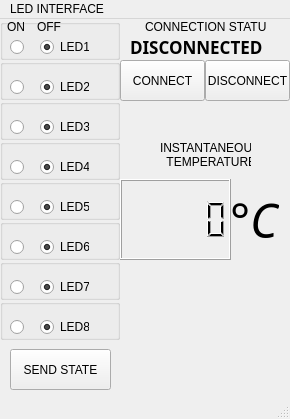
<?xml version="1.0" encoding="UTF-8"?>
<ui version="4.0">
 <class>MCU_PC_COMMUNICATION</class>
 <widget class="QMainWindow" name="MCU_PC_COMMUNICATION">
  <property name="enabled">
   <bool>true</bool>
  </property>
  <property name="geometry">
   <rect>
    <x>0</x>
    <y>0</y>
    <width>290</width>
    <height>419</height>
   </rect>
  </property>
  <property name="acceptDrops">
   <bool>true</bool>
  </property>
  <property name="windowTitle">
   <string>MainWindow</string>
  </property>
  <property name="toolButtonStyle">
   <enum>Qt::ToolButtonStyle::ToolButtonFollowStyle</enum>
  </property>
  <widget class="QWidget" name="centralwidget">
   <widget class="QGroupBox" name="LED1">
    <property name="geometry">
     <rect>
      <x>0</x>
      <y>0</y>
      <width>120</width>
      <height>41</height>
     </rect>
    </property>
    <property name="sizePolicy">
     <sizepolicy hsizetype="Expanding" vsizetype="Expanding">
      <horstretch>0</horstretch>
      <verstretch>0</verstretch>
     </sizepolicy>
    </property>
    <property name="title">
     <string/>
    </property>
    <widget class="QRadioButton" name="OFF_Button_1">
     <property name="geometry">
      <rect>
       <x>40</x>
       <y>20</y>
       <width>49</width>
       <height>16</height>
      </rect>
     </property>
     <property name="sizePolicy">
      <sizepolicy hsizetype="Expanding" vsizetype="Expanding">
       <horstretch>0</horstretch>
       <verstretch>0</verstretch>
      </sizepolicy>
     </property>
     <property name="layoutDirection">
      <enum>Qt::LayoutDirection::LeftToRight</enum>
     </property>
     <property name="text">
      <string>LED1</string>
     </property>
     <property name="checked">
      <bool>true</bool>
     </property>
    </widget>
    <widget class="QRadioButton" name="ON_Button_1">
     <property name="geometry">
      <rect>
       <x>10</x>
       <y>20</y>
       <width>16</width>
       <height>16</height>
      </rect>
     </property>
     <property name="sizePolicy">
      <sizepolicy hsizetype="Expanding" vsizetype="Expanding">
       <horstretch>0</horstretch>
       <verstretch>0</verstretch>
      </sizepolicy>
     </property>
     <property name="text">
      <string/>
     </property>
    </widget>
    <widget class="QLabel" name="label_OFF">
     <property name="geometry">
      <rect>
       <x>37</x>
       <y>0</y>
       <width>25</width>
       <height>16</height>
      </rect>
     </property>
     <property name="sizePolicy">
      <sizepolicy hsizetype="Expanding" vsizetype="Expanding">
       <horstretch>0</horstretch>
       <verstretch>0</verstretch>
      </sizepolicy>
     </property>
     <property name="text">
      <string>OFF</string>
     </property>
    </widget>
    <widget class="QLabel" name="label_ON">
     <property name="geometry">
      <rect>
       <x>7</x>
       <y>0</y>
       <width>20</width>
       <height>16</height>
      </rect>
     </property>
     <property name="sizePolicy">
      <sizepolicy hsizetype="Expanding" vsizetype="Expanding">
       <horstretch>0</horstretch>
       <verstretch>0</verstretch>
      </sizepolicy>
     </property>
     <property name="text">
      <string>ON</string>
     </property>
    </widget>
   </widget>
   <widget class="QGroupBox" name="LED2">
    <property name="geometry">
     <rect>
      <x>0</x>
      <y>40</y>
      <width>120</width>
      <height>41</height>
     </rect>
    </property>
    <property name="sizePolicy">
     <sizepolicy hsizetype="Expanding" vsizetype="Expanding">
      <horstretch>0</horstretch>
      <verstretch>0</verstretch>
     </sizepolicy>
    </property>
    <property name="title">
     <string/>
    </property>
    <widget class="QRadioButton" name="OFF_Button_2">
     <property name="geometry">
      <rect>
       <x>40</x>
       <y>20</y>
       <width>49</width>
       <height>16</height>
      </rect>
     </property>
     <property name="sizePolicy">
      <sizepolicy hsizetype="Expanding" vsizetype="Expanding">
       <horstretch>0</horstretch>
       <verstretch>0</verstretch>
      </sizepolicy>
     </property>
     <property name="layoutDirection">
      <enum>Qt::LayoutDirection::LeftToRight</enum>
     </property>
     <property name="text">
      <string>LED2</string>
     </property>
     <property name="checked">
      <bool>true</bool>
     </property>
    </widget>
    <widget class="QRadioButton" name="ON_Button_2">
     <property name="geometry">
      <rect>
       <x>10</x>
       <y>20</y>
       <width>16</width>
       <height>16</height>
      </rect>
     </property>
     <property name="sizePolicy">
      <sizepolicy hsizetype="Expanding" vsizetype="Expanding">
       <horstretch>0</horstretch>
       <verstretch>0</verstretch>
      </sizepolicy>
     </property>
     <property name="text">
      <string/>
     </property>
    </widget>
   </widget>
   <widget class="QGroupBox" name="LED3">
    <property name="geometry">
     <rect>
      <x>0</x>
      <y>80</y>
      <width>120</width>
      <height>41</height>
     </rect>
    </property>
    <property name="sizePolicy">
     <sizepolicy hsizetype="Expanding" vsizetype="Expanding">
      <horstretch>0</horstretch>
      <verstretch>0</verstretch>
     </sizepolicy>
    </property>
    <property name="title">
     <string/>
    </property>
    <widget class="QRadioButton" name="OFF_Button_3">
     <property name="geometry">
      <rect>
       <x>40</x>
       <y>20</y>
       <width>49</width>
       <height>16</height>
      </rect>
     </property>
     <property name="sizePolicy">
      <sizepolicy hsizetype="Expanding" vsizetype="Expanding">
       <horstretch>0</horstretch>
       <verstretch>0</verstretch>
      </sizepolicy>
     </property>
     <property name="layoutDirection">
      <enum>Qt::LayoutDirection::LeftToRight</enum>
     </property>
     <property name="text">
      <string>LED3</string>
     </property>
     <property name="checked">
      <bool>true</bool>
     </property>
    </widget>
    <widget class="QRadioButton" name="ON_Button_3">
     <property name="geometry">
      <rect>
       <x>10</x>
       <y>20</y>
       <width>16</width>
       <height>16</height>
      </rect>
     </property>
     <property name="sizePolicy">
      <sizepolicy hsizetype="Expanding" vsizetype="Expanding">
       <horstretch>0</horstretch>
       <verstretch>0</verstretch>
      </sizepolicy>
     </property>
     <property name="text">
      <string/>
     </property>
    </widget>
   </widget>
   <widget class="QGroupBox" name="LED4">
    <property name="geometry">
     <rect>
      <x>0</x>
      <y>120</y>
      <width>120</width>
      <height>41</height>
     </rect>
    </property>
    <property name="sizePolicy">
     <sizepolicy hsizetype="Expanding" vsizetype="Expanding">
      <horstretch>0</horstretch>
      <verstretch>0</verstretch>
     </sizepolicy>
    </property>
    <property name="title">
     <string/>
    </property>
    <widget class="QRadioButton" name="OFF_Button_4">
     <property name="geometry">
      <rect>
       <x>40</x>
       <y>20</y>
       <width>49</width>
       <height>16</height>
      </rect>
     </property>
     <property name="sizePolicy">
      <sizepolicy hsizetype="Expanding" vsizetype="Expanding">
       <horstretch>0</horstretch>
       <verstretch>0</verstretch>
      </sizepolicy>
     </property>
     <property name="layoutDirection">
      <enum>Qt::LayoutDirection::LeftToRight</enum>
     </property>
     <property name="text">
      <string>LED4</string>
     </property>
     <property name="checked">
      <bool>true</bool>
     </property>
    </widget>
    <widget class="QRadioButton" name="ON_Button_4">
     <property name="geometry">
      <rect>
       <x>10</x>
       <y>20</y>
       <width>16</width>
       <height>16</height>
      </rect>
     </property>
     <property name="sizePolicy">
      <sizepolicy hsizetype="Expanding" vsizetype="Expanding">
       <horstretch>0</horstretch>
       <verstretch>0</verstretch>
      </sizepolicy>
     </property>
     <property name="text">
      <string/>
     </property>
    </widget>
   </widget>
   <widget class="QGroupBox" name="LED7">
    <property name="geometry">
     <rect>
      <x>0</x>
      <y>240</y>
      <width>120</width>
      <height>41</height>
     </rect>
    </property>
    <property name="sizePolicy">
     <sizepolicy hsizetype="Expanding" vsizetype="Expanding">
      <horstretch>0</horstretch>
      <verstretch>0</verstretch>
     </sizepolicy>
    </property>
    <property name="title">
     <string/>
    </property>
    <widget class="QRadioButton" name="OFF_Button_7">
     <property name="geometry">
      <rect>
       <x>40</x>
       <y>20</y>
       <width>49</width>
       <height>16</height>
      </rect>
     </property>
     <property name="sizePolicy">
      <sizepolicy hsizetype="Expanding" vsizetype="Expanding">
       <horstretch>0</horstretch>
       <verstretch>0</verstretch>
      </sizepolicy>
     </property>
     <property name="layoutDirection">
      <enum>Qt::LayoutDirection::LeftToRight</enum>
     </property>
     <property name="text">
      <string>LED7</string>
     </property>
     <property name="checked">
      <bool>true</bool>
     </property>
    </widget>
    <widget class="QRadioButton" name="ON_Button_7">
     <property name="geometry">
      <rect>
       <x>10</x>
       <y>20</y>
       <width>16</width>
       <height>16</height>
      </rect>
     </property>
     <property name="sizePolicy">
      <sizepolicy hsizetype="Expanding" vsizetype="Expanding">
       <horstretch>0</horstretch>
       <verstretch>0</verstretch>
      </sizepolicy>
     </property>
     <property name="text">
      <string/>
     </property>
    </widget>
   </widget>
   <widget class="QGroupBox" name="LED8">
    <property name="geometry">
     <rect>
      <x>0</x>
      <y>280</y>
      <width>120</width>
      <height>41</height>
     </rect>
    </property>
    <property name="sizePolicy">
     <sizepolicy hsizetype="Expanding" vsizetype="Expanding">
      <horstretch>0</horstretch>
      <verstretch>0</verstretch>
     </sizepolicy>
    </property>
    <property name="title">
     <string/>
    </property>
    <widget class="QRadioButton" name="OFF_Button_8">
     <property name="geometry">
      <rect>
       <x>40</x>
       <y>20</y>
       <width>49</width>
       <height>16</height>
      </rect>
     </property>
     <property name="sizePolicy">
      <sizepolicy hsizetype="Expanding" vsizetype="Expanding">
       <horstretch>0</horstretch>
       <verstretch>0</verstretch>
      </sizepolicy>
     </property>
     <property name="layoutDirection">
      <enum>Qt::LayoutDirection::LeftToRight</enum>
     </property>
     <property name="text">
      <string>LED8</string>
     </property>
     <property name="checked">
      <bool>true</bool>
     </property>
    </widget>
    <widget class="QRadioButton" name="ON_Button_8">
     <property name="geometry">
      <rect>
       <x>10</x>
       <y>20</y>
       <width>16</width>
       <height>16</height>
      </rect>
     </property>
     <property name="sizePolicy">
      <sizepolicy hsizetype="Expanding" vsizetype="Expanding">
       <horstretch>0</horstretch>
       <verstretch>0</verstretch>
      </sizepolicy>
     </property>
     <property name="text">
      <string/>
     </property>
    </widget>
   </widget>
   <widget class="QGroupBox" name="LED6">
    <property name="geometry">
     <rect>
      <x>0</x>
      <y>200</y>
      <width>120</width>
      <height>41</height>
     </rect>
    </property>
    <property name="sizePolicy">
     <sizepolicy hsizetype="Expanding" vsizetype="Expanding">
      <horstretch>0</horstretch>
      <verstretch>0</verstretch>
     </sizepolicy>
    </property>
    <property name="title">
     <string/>
    </property>
    <widget class="QRadioButton" name="OFF_Button_6">
     <property name="geometry">
      <rect>
       <x>40</x>
       <y>20</y>
       <width>49</width>
       <height>16</height>
      </rect>
     </property>
     <property name="sizePolicy">
      <sizepolicy hsizetype="Expanding" vsizetype="Expanding">
       <horstretch>0</horstretch>
       <verstretch>0</verstretch>
      </sizepolicy>
     </property>
     <property name="layoutDirection">
      <enum>Qt::LayoutDirection::LeftToRight</enum>
     </property>
     <property name="text">
      <string>LED6</string>
     </property>
     <property name="checked">
      <bool>true</bool>
     </property>
    </widget>
    <widget class="QRadioButton" name="ON_Button_6">
     <property name="geometry">
      <rect>
       <x>10</x>
       <y>20</y>
       <width>16</width>
       <height>16</height>
      </rect>
     </property>
     <property name="sizePolicy">
      <sizepolicy hsizetype="Expanding" vsizetype="Expanding">
       <horstretch>0</horstretch>
       <verstretch>0</verstretch>
      </sizepolicy>
     </property>
     <property name="text">
      <string/>
     </property>
    </widget>
   </widget>
   <widget class="QGroupBox" name="LED5">
    <property name="geometry">
     <rect>
      <x>0</x>
      <y>160</y>
      <width>120</width>
      <height>41</height>
     </rect>
    </property>
    <property name="sizePolicy">
     <sizepolicy hsizetype="Expanding" vsizetype="Expanding">
      <horstretch>0</horstretch>
      <verstretch>0</verstretch>
     </sizepolicy>
    </property>
    <property name="title">
     <string/>
    </property>
    <widget class="QRadioButton" name="OFF_Button_5">
     <property name="geometry">
      <rect>
       <x>40</x>
       <y>20</y>
       <width>49</width>
       <height>16</height>
      </rect>
     </property>
     <property name="sizePolicy">
      <sizepolicy hsizetype="Expanding" vsizetype="Expanding">
       <horstretch>0</horstretch>
       <verstretch>0</verstretch>
      </sizepolicy>
     </property>
     <property name="layoutDirection">
      <enum>Qt::LayoutDirection::LeftToRight</enum>
     </property>
     <property name="text">
      <string>LED5</string>
     </property>
     <property name="checked">
      <bool>true</bool>
     </property>
    </widget>
    <widget class="QRadioButton" name="ON_Button_5">
     <property name="geometry">
      <rect>
       <x>10</x>
       <y>20</y>
       <width>16</width>
       <height>16</height>
      </rect>
     </property>
     <property name="sizePolicy">
      <sizepolicy hsizetype="Expanding" vsizetype="Expanding">
       <horstretch>0</horstretch>
       <verstretch>0</verstretch>
      </sizepolicy>
     </property>
     <property name="text">
      <string/>
     </property>
    </widget>
   </widget>
   <widget class="QPushButton" name="DATA_SEND_BUTTON">
    <property name="geometry">
     <rect>
      <x>10</x>
      <y>330</y>
      <width>101</width>
      <height>41</height>
     </rect>
    </property>
    <property name="sizePolicy">
     <sizepolicy hsizetype="Expanding" vsizetype="Expanding">
      <horstretch>0</horstretch>
      <verstretch>0</verstretch>
     </sizepolicy>
    </property>
    <property name="text">
     <string>SEND STATE</string>
    </property>
   </widget>
   <widget class="QPushButton" name="Connect">
    <property name="geometry">
     <rect>
      <x>120</x>
      <y>41</y>
      <width>85</width>
      <height>41</height>
     </rect>
    </property>
    <property name="sizePolicy">
     <sizepolicy hsizetype="Expanding" vsizetype="Expanding">
      <horstretch>0</horstretch>
      <verstretch>0</verstretch>
     </sizepolicy>
    </property>
    <property name="text">
     <string>CONNECT</string>
    </property>
   </widget>
   <widget class="QPushButton" name="Disconnect">
    <property name="geometry">
     <rect>
      <x>205</x>
      <y>41</y>
      <width>85</width>
      <height>41</height>
     </rect>
    </property>
    <property name="sizePolicy">
     <sizepolicy hsizetype="Expanding" vsizetype="Expanding">
      <horstretch>0</horstretch>
      <verstretch>0</verstretch>
     </sizepolicy>
    </property>
    <property name="text">
     <string>DISCONNECT</string>
    </property>
   </widget>
   <widget class="QLabel" name="connectionstatuslabel">
    <property name="geometry">
     <rect>
      <x>145</x>
      <y>0</y>
      <width>121</width>
      <height>16</height>
     </rect>
    </property>
    <property name="sizePolicy">
     <sizepolicy hsizetype="Expanding" vsizetype="Expanding">
      <horstretch>0</horstretch>
      <verstretch>0</verstretch>
     </sizepolicy>
    </property>
    <property name="text">
     <string>CONNECTION STATUS</string>
    </property>
   </widget>
   <widget class="QLabel" name="connectionstate">
    <property name="geometry">
     <rect>
      <x>130</x>
      <y>20</y>
      <width>151</width>
      <height>16</height>
     </rect>
    </property>
    <property name="sizePolicy">
     <sizepolicy hsizetype="Expanding" vsizetype="Expanding">
      <horstretch>0</horstretch>
      <verstretch>0</verstretch>
     </sizepolicy>
    </property>
    <property name="font">
     <font>
      <family>Segoe Print</family>
      <pointsize>13</pointsize>
      <bold>true</bold>
     </font>
    </property>
    <property name="text">
     <string>DISCONNECTED</string>
    </property>
   </widget>
   <widget class="QLCDNumber" name="Display_Received_Data">
    <property name="geometry">
     <rect>
      <x>120</x>
      <y>160</y>
      <width>111</width>
      <height>81</height>
     </rect>
    </property>
    <property name="sizePolicy">
     <sizepolicy hsizetype="Expanding" vsizetype="Expanding">
      <horstretch>0</horstretch>
      <verstretch>0</verstretch>
     </sizepolicy>
    </property>
    <property name="smallDecimalPoint">
     <bool>false</bool>
    </property>
    <property name="digitCount">
     <number>5</number>
    </property>
   </widget>
   <widget class="QLabel" name="temperature_title">
    <property name="geometry">
     <rect>
      <x>160</x>
      <y>120</y>
      <width>91</width>
      <height>31</height>
     </rect>
    </property>
    <property name="sizePolicy">
     <sizepolicy hsizetype="Expanding" vsizetype="Expanding">
      <horstretch>0</horstretch>
      <verstretch>0</verstretch>
     </sizepolicy>
    </property>
    <property name="font">
     <font>
      <pointsize>9</pointsize>
     </font>
    </property>
    <property name="layoutDirection">
     <enum>Qt::LayoutDirection::RightToLeft</enum>
    </property>
    <property name="autoFillBackground">
     <bool>false</bool>
    </property>
    <property name="text">
     <string>INSTANTANEOUS
  TEMPERATURE</string>
    </property>
    <property name="scaledContents">
     <bool>true</bool>
    </property>
   </widget>
   <widget class="QLabel" name="temperature_symbol">
    <property name="geometry">
     <rect>
      <x>230</x>
      <y>160</y>
      <width>49</width>
      <height>81</height>
     </rect>
    </property>
    <property name="sizePolicy">
     <sizepolicy hsizetype="Expanding" vsizetype="Expanding">
      <horstretch>0</horstretch>
      <verstretch>0</verstretch>
     </sizepolicy>
    </property>
    <property name="font">
     <font>
      <family>Monotype Corsiva</family>
      <pointsize>35</pointsize>
      <italic>true</italic>
     </font>
    </property>
    <property name="text">
     <string>°C</string>
    </property>
    <property name="textFormat">
     <enum>Qt::TextFormat::MarkdownText</enum>
    </property>
   </widget>
   <widget class="QLabel" name="UI_PICTURE">
    <property name="geometry">
     <rect>
      <x>120</x>
      <y>250</y>
      <width>171</width>
      <height>121</height>
     </rect>
    </property>
    <property name="text">
     <string/>
    </property>
    <property name="pixmap">
     <pixmap>C:/Qt/UtilizedPictures/QT_UI_PICTURE.png</pixmap>
    </property>
    <property name="scaledContents">
     <bool>true</bool>
    </property>
   </widget>
  </widget>
  <widget class="QMenuBar" name="menubar">
   <property name="geometry">
    <rect>
     <x>0</x>
     <y>0</y>
     <width>290</width>
     <height>22</height>
    </rect>
   </property>
   <widget class="QMenu" name="menuLEDs_INTERFACE">
    <property name="title">
     <string>LED INTERFACE</string>
    </property>
    <addaction name="separator"/>
   </widget>
   <addaction name="menuLEDs_INTERFACE"/>
  </widget>
  <widget class="QStatusBar" name="statusbar"/>
 </widget>
 <resources/>
 <connections/>
</ui>
